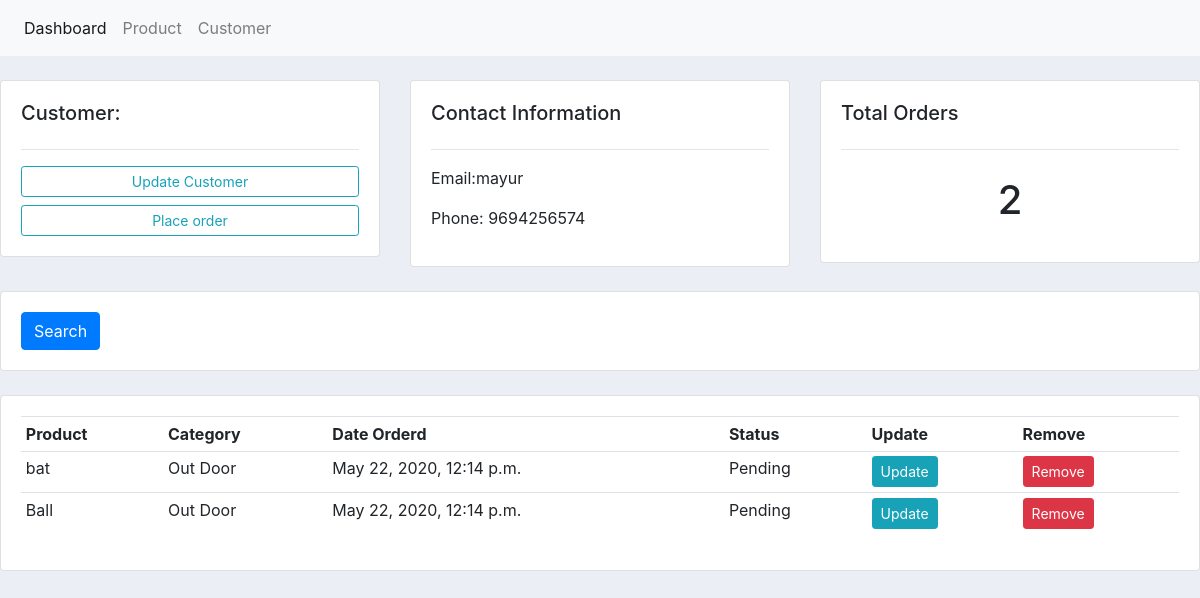
The app's page /customer/2/ with its own data.
### crmapp/models.py (models this page shows)
class Customer(models.Model):
	name = models.CharField(max_length=200, null=True)
	phone = models.CharField(max_length=200, null=True)
	email = models.CharField(max_length=200, null=True)
	date_created = models.DateTimeField(auto_now_add=True, null=True)
	def __str__(self):
		return self.name

class Order(models.Model):
	STATUS = (
			('Pending', 'Pending'),
			('Out for delivery', 'Out for delivery'),
			('Delivered', 'Delivered'),
			)
	customer = models.ForeignKey(Customer, null=True, on_delete= models.SET_NULL)
	product = models.ForeignKey(Product, null=True, on_delete= models.SET_NULL)
	date_created = models.DateTimeField(auto_now_add=True, null=True)
	status = models.CharField(max_length=200, null=True, choices=STATUS)
	def __str__(self):
		return self.product.name

class Product(models.Model):
	CATEGORY = (
			('Indoor', 'Indoor'),
			('Out Door', 'Out Door'),
			)
	name = models.CharField(max_length=200, null=True)
	price = models.FloatField(null=True)
	category = models.CharField(max_length=200, null=True, choices=CATEGORY)
	description = models.CharField(max_length=200, null=True, blank=True)
	date_created = models.DateTimeField(auto_now_add=True, null=True)
	tags = models.ManyToManyField(Tag)
	def __str__(self):
		return self.name

### crmapp/views.py (the view)
# urls.py: path('customer/<str:pk_test>/',views.customer,name='customer'),
def customer(request,pk_test):
    customer = Customer.objects.get(id=pk_test)
    print(customer)
    orders = customer.order_set.all()
    print(orders)
    order_count = orders.count()
    context = {'customer':customer, 'orders':orders, 'order_count':order_count}
    return render(request,'crmapp/customer.html',context)

### crmapp/templates/crmapp/customer.html
{%  extends 'crmapp/base.html' %}
{% block content %}
<br>
<div class="row">
    <div class="col-md">
        <div class="card card-body">
            <h5>Customer:</h5>
            <hr>
            <a class="btn btn-outline-info  btn-sm btn-block" href="">Update Customer</a>
            <a class="btn btn-outline-info  btn-sm btn-block" href="{% url 'create_order' %}">Place order</a>
        </div>
    </div>
    <div class="col-md">
        <div class="card card-body">
            <h5>Contact Information</h5>
            <hr>
            <p>Email:{{customer.name}} </p>
            <p>Phone: {{customer.phone}}</p>
        </div>
    </div>
    <div class="col-md">
        <div class="card card-body">
            <h5>Total Orders</h5>
            <hr>
            <h1 style="text-align: center;padding: 10px">{{ order_count}}</h1>
        </div>
    </div>
</div>
<br>
<div class="row">
    <div class="col">
        <div class="card card-body">
            <form method="get">
                <button class="btn btn-primary" type="submit">Search</button>
            </form>
        </div>
    </div>
</div>
<br>
<div class="row">
    <div class="col-md">
        <div class="card card-body">
            <table class="table table-sm">
                <tr>
                    <th>Product</th>
                    <th>Category</th>
                    <th>Date Orderd</th>
                    <th>Status</th>
                    <th>Update</th>
                    <th>Remove</th>
                </tr>
                {% for pro in orders %}
                <tr>
                    <td>{{pro.product}}</td>
                    <td>{{pro.product.category}}</td>
                    <td>{{pro.date_created }}</td>
                    <td>{{pro.status }}</td>
                    <td><a class="btn btn-sm btn-info" href="{% url 'update_order' pro.id  %}">Update</a></td>
					<td><a class="btn btn-sm btn-danger" href="{% url 'delete_order' pro.id  %}">Remove</a></td>
                </tr>
                {% endfor %}
            </table>
        </div>
    </div>
</div>
{% endblock %}

### crmapp/static/css/blog.css (style rules this page uses)
body { background-color: #ebeff5; }

### records on screen
Customer: name "mayur", phone "9694256574"
Order: product "bat", product.category "Out Door", date_created "May 22, 2020, 12:14 p.m.", status "Pending"
Order: product "Ball", product.category "Out Door", date_created "May 22, 2020, 12:14 p.m.", status "Pending"

### other values on screen
{{ order_count }} "2"
